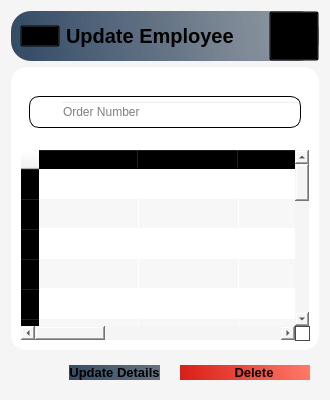
      <widget class="QWidget" name="UpdateEmployee_Page">
       <property name="styleSheet">
        <string notr="true">*{
background-color:#f5f5f5;
}
#HeaderFrame_2{
background-color:qlineargradient(spread:pad,x1:0,y1:0.505682,x2:1,y2:0.477,stop:0 rgba(20,47,78,219),stop:1 rgba(85,98,112,150));
 border-radius: 20px;
}
QFrame,QPushButton,#widget_71,#lineEdit_3{
background:transparent;
}
#btn_Delete{
background-color:qlineargradient(spread:pad,x1:0,y1:0.505682,x2:1,y2:0.477,stop:0 rgba(217,30,24,),stop:1 rgba(254,121,104));
 border-radius: 10px;
}
#btn_UpdateDetails{
background-color:qlineargradient(spread:pad,x1:0,y1:0.505682,x2:1,y2:0.477,stop:0 rgba(20,47,78,219),stop:1 rgba(85,98,112,226));
 border-radius: 10px;
}
#widget_Update{
background-color:#ffffff;
 border-radius: 15px;
}
#btn_UpdateDetails:hover,#btn_Delete:hover,#accountBtn_2:hover{
 border-radius: 10px;
background-color:#ececec;
}
#searchframe_3{
background-color:#fffff;
border-radius: 10px;
border: 1px solid #000000
}</string>
       </property>
       <layout class="QVBoxLayout" name="verticalLayout_22">
        <item alignment="Qt::AlignTop">
         <widget class="QWidget" name="HeaderFrame_2" native="true">
          <layout class="QHBoxLayout" name="horizontalLayout_29">
           <property name="spacing">
            <number>0</number>
           </property>
           <property name="leftMargin">
            <number>0</number>
           </property>
           <property name="topMargin">
            <number>0</number>
           </property>
           <property name="rightMargin">
            <number>0</number>
           </property>
           <property name="bottomMargin">
            <number>0</number>
           </property>
           <item alignment="Qt::AlignLeft">
            <widget class="QFrame" name="frame_14">
             <layout class="QHBoxLayout" name="horizontalLayout_30">
              <property name="topMargin">
               <number>0</number>
              </property>
              <property name="bottomMargin">
               <number>0</number>
              </property>
              <item>
               <widget class="QPushButton" name="menuBtn_3">
                <property name="text">
                 <string/>
                </property>
                <property name="icon">
                 <iconset resource="Resource.qrc">
                  <normaloff>:/Black Icons/Graphics/featherBlack/menu.svg</normaloff>:/Black Icons/Graphics/featherBlack/menu.svg</iconset>
                </property>
                <property name="iconSize">
                 <size>
                  <width>24</width>
                  <height>24</height>
                 </size>
                </property>
               </widget>
              </item>
              <item alignment="Qt::AlignLeft">
               <widget class="QLabel" name="appHeader_2">
                <property name="font">
                 <font>
                  <pointsize>15</pointsize>
                  <weight>75</weight>
                  <bold>true</bold>
                 </font>
                </property>
                <property name="text">
                 <string>Update Employee</string>
                </property>
               </widget>
              </item>
             </layout>
            </widget>
           </item>
           <item>
            <widget class="QFrame" name="frame_16">
             <layout class="QHBoxLayout" name="horizontalLayout_33">
              <property name="spacing">
               <number>0</number>
              </property>
              <property name="leftMargin">
               <number>0</number>
              </property>
              <property name="topMargin">
               <number>0</number>
              </property>
              <property name="rightMargin">
               <number>0</number>
              </property>
              <property name="bottomMargin">
               <number>0</number>
              </property>
              <item alignment="Qt::AlignRight">
               <widget class="QPushButton" name="accountBtn_2">
                <property name="minimumSize">
                 <size>
                  <width>50</width>
                  <height>50</height>
                 </size>
                </property>
                <property name="text">
                 <string/>
                </property>
                <property name="icon">
                 <iconset resource="Resource.qrc">
                  <normaloff>:/Black Icons/Graphics/featherBlack/user.svg</normaloff>:/Black Icons/Graphics/featherBlack/user.svg</iconset>
                </property>
                <property name="iconSize">
                 <size>
                  <width>32</width>
                  <height>32</height>
                 </size>
                </property>
               </widget>
              </item>
             </layout>
            </widget>
           </item>
          </layout>
         </widget>
        </item>
        <item>
         <widget class="QWidget" name="widget_Update" native="true">
          <layout class="QVBoxLayout" name="verticalLayout_70">
           <item alignment="Qt::AlignLeft">
            <widget class="QWidget" name="widget_71" native="true">
             <property name="minimumSize">
              <size>
               <width>290</width>
               <height>0</height>
              </size>
             </property>
             <layout class="QHBoxLayout" name="horizontalLayout_83">
              <property name="topMargin">
               <number>20</number>
              </property>
              <property name="bottomMargin">
               <number>15</number>
              </property>
              <item alignment="Qt::AlignTop">
               <widget class="QFrame" name="searchframe_3">
                <property name="minimumSize">
                 <size>
                  <width>160</width>
                  <height>0</height>
                 </size>
                </property>
                <property name="frameShape">
                 <enum>QFrame::StyledPanel</enum>
                </property>
                <property name="frameShadow">
                 <enum>QFrame::Sunken</enum>
                </property>
                <layout class="QHBoxLayout" name="horizontalLayout_84">
                 <property name="spacing">
                  <number>0</number>
                 </property>
                 <property name="leftMargin">
                  <number>0</number>
                 </property>
                 <property name="topMargin">
                  <number>0</number>
                 </property>
                 <property name="rightMargin">
                  <number>0</number>
                 </property>
                 <property name="bottomMargin">
                  <number>0</number>
                 </property>
                 <item>
                  <widget class="QLabel" name="label_54">
                   <property name="minimumSize">
                    <size>
                     <width>30</width>
                     <height>30</height>
                    </size>
                   </property>
                   <property name="maximumSize">
                    <size>
                     <width>30</width>
                     <height>30</height>
                    </size>
                   </property>
                   <property name="text">
                    <string/>
                   </property>
                   <property name="pixmap">
                    <pixmap resource="Resource.qrc">:/Black Icons/Graphics/featherBlack/search.svg</pixmap>
                   </property>
                   <property name="scaledContents">
                    <bool>true</bool>
                   </property>
                  </widget>
                 </item>
                 <item>
                  <widget class="QLineEdit" name="lineEdit_3">
                   <property name="text">
                    <string/>
                   </property>
                   <property name="placeholderText">
                    <string>Order Number</string>
                   </property>
                  </widget>
                 </item>
                </layout>
               </widget>
              </item>
             </layout>
            </widget>
           </item>
           <item>
            <widget class="QTableWidget" name="Update_tableWidget">
             <property name="font">
              <font>
               <weight>50</weight>
               <bold>false</bold>
              </font>
             </property>
             <property name="alternatingRowColors">
              <bool>true</bool>
             </property>
             <property name="gridStyle">
              <enum>Qt::DashDotLine</enum>
             </property>
             <property name="rowCount">
              <number>20</number>
             </property>
             <property name="columnCount">
              <number>7</number>
             </property>
             <attribute name="horizontalHeaderStretchLastSection">
              <bool>true</bool>
             </attribute>
             <row/>
             <row/>
             <row/>
             <row/>
             <row/>
             <row/>
             <row/>
             <row/>
             <row/>
             <row/>
             <row/>
             <row/>
             <row/>
             <row/>
             <row/>
             <row/>
             <row/>
             <row/>
             <row/>
             <row/>
             <column>
              <property name="text">
               <string>ID</string>
              </property>
              <property name="font">
               <font>
                <pointsize>10</pointsize>
                <weight>75</weight>
                <bold>true</bold>
               </font>
              </property>
             </column>
             <column>
              <property name="text">
               <string>Name</string>
              </property>
              <property name="font">
               <font>
                <pointsize>10</pointsize>
                <weight>75</weight>
                <bold>true</bold>
               </font>
              </property>
             </column>
             <column>
              <property name="text">
               <string>CNIC</string>
              </property>
              <property name="font">
               <font>
                <pointsize>10</pointsize>
                <weight>75</weight>
                <bold>true</bold>
               </font>
              </property>
             </column>
             <column>
              <property name="text">
               <string>Status</string>
              </property>
              <property name="font">
               <font>
                <pointsize>10</pointsize>
                <weight>75</weight>
                <bold>true</bold>
               </font>
              </property>
             </column>
             <column>
              <property name="text">
               <string>Phone Number</string>
              </property>
              <property name="font">
               <font>
                <pointsize>10</pointsize>
                <weight>75</weight>
                <bold>true</bold>
               </font>
              </property>
             </column>
             <column>
              <property name="text">
               <string>Age</string>
              </property>
              <property name="font">
               <font>
                <pointsize>10</pointsize>
                <weight>75</weight>
                <bold>true</bold>
               </font>
              </property>
             </column>
             <column>
              <property name="text">
               <string>Email</string>
              </property>
              <property name="font">
               <font>
                <pointsize>10</pointsize>
                <weight>75</weight>
                <bold>true</bold>
               </font>
              </property>
             </column>
            </widget>
           </item>
          </layout>
         </widget>
        </item>
        <item alignment="Qt::AlignRight">
         <widget class="QWidget" name="widget_6" native="true">
          <layout class="QHBoxLayout" name="horizontalLayout_53">
           <property name="spacing">
            <number>20</number>
           </property>
           <item>
            <widget class="QPushButton" name="btn_UpdateDetails">
             <property name="font">
              <font>
               <pointsize>10</pointsize>
               <weight>75</weight>
               <bold>true</bold>
              </font>
             </property>
             <property name="text">
              <string>Update Details</string>
             </property>
             <property name="icon">
              <iconset resource="Resource.qrc">
               <normaloff>:/White Icons/Graphics/featherBlack/employee.png</normaloff>:/White Icons/Graphics/featherBlack/employee.png</iconset>
             </property>
             <property name="iconSize">
              <size>
               <width>20</width>
               <height>20</height>
              </size>
             </property>
            </widget>
           </item>
           <item>
            <widget class="QPushButton" name="btn_Delete">
             <property name="minimumSize">
              <size>
               <width>130</width>
               <height>0</height>
              </size>
             </property>
             <property name="font">
              <font>
               <pointsize>10</pointsize>
               <weight>75</weight>
               <bold>true</bold>
              </font>
             </property>
             <property name="text">
              <string>     Delete</string>
             </property>
             <property name="icon">
              <iconset resource="Resource.qrc">
               <normaloff>:/White Icons/Graphics/featherBlack/bin.png</normaloff>:/White Icons/Graphics/featherBlack/bin.png</iconset>
             </property>
             <property name="iconSize">
              <size>
               <width>20</width>
               <height>20</height>
              </size>
             </property>
            </widget>
           </item>
          </layout>
         </widget>
        </item>
       </layout>
      </widget>
